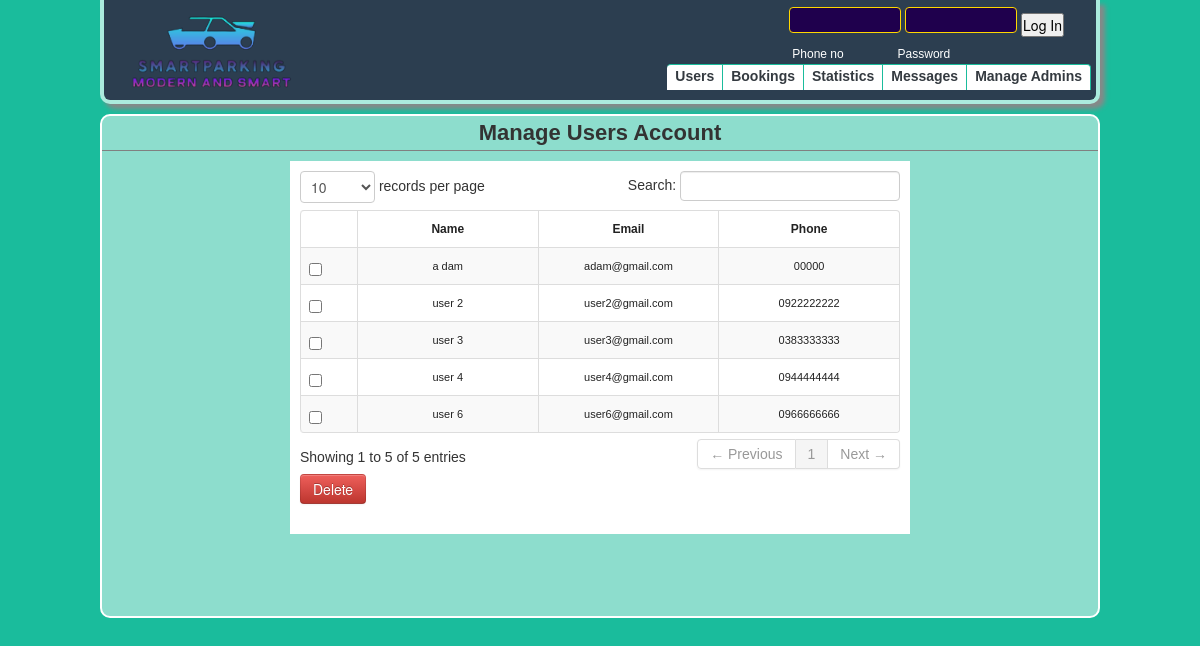
The page /0/index.php on the database its author committed.
### tables this page shows
CREATE TABLE `users` (
  `username` text NOT NULL DEFAULT ' ',
  `email` text NOT NULL,
  `phone` text NOT NULL,
  `name` text NOT NULL,
  `password` text NOT NULL,
  `id` int(11) NOT NULL,
  `access` int(11) NOT NULL DEFAULT 2
);

### 0/index.php (the view, shortened to what this page needs)
<!DOCTYPE html>
<html xmlns="http://www.w3.org/1999/xhtml">
<head>
    <?php
			include('../inc/adminhead.php');
	?>
</head>
<body>
    <section id="container">
        <?php
			include('../inc/adminheader.php');
			include('../inc/connect.php');
	?>
        <section id="content">
            <div>
                <p class="phead">Manage Users Account</p>
                <div style="width:600px;background:white;padding:10px;margin:auto;">
                    <form method="post" action="delete.php">
                        <table cellpadding="0" cellspacing="0" border="0" class="table table-striped table-bordered"
                            id="example">
                            <thead>
                                <tr>
                                    <th style="width:20px;"></th>
                                    <th style="width:100px;text-align:center;">Name</th>
                                    <th style="width:100px;text-align:center;">Email</th>
                                    <th style="width:100px;text-align:center;">Phone</th>
                                </tr>
                            </thead>
                            <tbody>
                                <?php
							$query=mysqli_query($connect, "select * from users where access='2'")or die(mysqli_error($connect));
							while($row=mysqli_fetch_array($query)){
							$id=$row['id'];
							?>
                                <tr>
                                    <td>
                                        <input name="selector[]" type="checkbox" value="<?php echo $id; ?>">
                                    </td>
                                    <td style="text-align:center;"><?php echo $row['name'] ?></td>
                                    <td style="text-align:center;"><?php echo $row['email'] ?></td>
                                    <td style="text-align:center;"><?php echo $row['phone'] ?></td>
                                </tr>
                                <?php } ?>
                            </tbody>
                        </table>
                        <input type="submit" class="btn btn-danger" value="Delete" name="delete">
                    </form>
                </div>
            </div>
        </section>
    </section>
</body>
</html>

### inc/adminhead.php (shortened to what this page needs)
<link href="../css/bootstrap.css" rel="stylesheet" type="text/css" media="screen">
<link rel="stylesheet" type="text/css" href="../css/DT_bootstrap.css">
<link rel="stylesheet" href="../styles/adminstyles.css" type="text/css">
<link rel="stylesheet" href="../styles/adminpager.css" type="text/css">

### inc/adminheader.php (shortened to what this page needs)
<header>
    <div id="logo">
        <img src="../src/logoSP-rs.png" style="position:absolute; top: 0; width: 190px;" />
    </div>
    <?php
		if(isset($_SESSION['phone']))
		{
		?>
    <div class="logged-in">
        <div>Admin: <?php echo $_SESSION['phone'];  ?> </div>
        <div><a href="profile.php">My Profile</a></div>
        <div><a href="../proc/logout.php">Sign Out</a></div>
    </div>
    <?php if ($_SESSION['access']==0)  {  ?>
    <button class="create_account"> Add New Admin </button>
    <?php } ?>
    <?php
		}
		else
		{
		?>
    <section class="log-form">
        <form class="log-in" action="../proc/login.php" method="POST">
            <input type="text" name="phone" value="" />
            <input type="password" name="password" value="" />
            <input type="Submit" name="Submit" value="Log In" />
            <br />
            <p>Phone no</p>
            <p>Password</p>
        </form>
    </section>
    <?php
		}
		?>
    <nav>
        <ul>
            <li class="hor"><a href="index.php">Users</a></li>
            <li class="hor dropdown"><a href="bookings.php">Bookings</a>
            </li>
            <li class="hor dropdown"><a href="statistics.php">Statistics</a>
            <li class="hor dropdown"><a href="messages.php">Messages</a>
            </li>
            <?php if ($_SESSION['access']==0)  {  ?>
            <li class="hor dropdown"><a href="manage.php">Manage Admins</a>
                <?php  } ?>
        </ul>
    </nav>
</header>

### styles/adminstyles.css (style rules this page uses)
* { margin: 0; padding: 0; font-family: Verdana, Arial, Helvetica, sans-serif; font-size: 14px; }
body { background-color: #1abc9c; }
#container { width: 1000px; margin: auto; }
header { background-color: #2c3e50; height: 100px; border: solid 4px rgb(171, 235, 221); border-top: none; border-bottom-right-radius: 10px; border-bottom-left-radius: 10px; box-shadow: 5px 5px 5px #888888; opacity: 1; }
.log-form { position: absolute; width: 480px; margin-left: 480px; }
.log-in { float: right; margin-top: 7px; }
.log-in input[type="text"], .log-in input[type="password"] { width: 100px; background: #1f004d; border: solid 1px gold; border-radius: 4px; color: gold; padding: 2px; font-size: 10px; padding-left: 5px; padding-right: 5px; }
.log-in p { display: inline-block; color: white; font-size: 12px; padding-right: 47px; padding-left: 3px; }
#logo { color: white; float: left; font-size: 32px; font-weight: bold; padding: 10px; line-height: 49px; }
#content { margin-top: 10px; border-radius: 10px; min-height: 500px; border: solid 2px white; background: rgba(255, 255, 255, 0.5); z-index: 1; }
nav { float: right; margin-top: 64px; margin-right: 5px; }
nav ul .hor { list-style: none; float: left; background-color: gray; background-color: white; height: 25px; border-top: solid 1px #1abc9c; border-right: solid 1px #1abc9c; line-height: 22px; }
nav ul .hor a { text-decoration: none; color: #343a40; font-size: 14px; padding-left: 8px; padding-right: 8px; font-weight: bold; }
nav ul .hor:first-child { border-top-left-radius: 4px; }
nav ul .hor:last-child { border-top-right-radius: 4px; }
.dropdown { position: relative; display: inline-block; }
ul li a { text-decoration: none; color: black; }
.phead { font-size: 22px; font-weight: bold; text-align: center; text-indent: 0; padding: 7px; border-bottom: solid 1px gray; }

### styles/adminpager.css (style rules this page uses)
table { border-collapse: separate; border-spacing: 0; color: #666666; text-shadow: 0 1px 0 #ffffff; border: 1px solid #cccccc; margin: 0 auto; font-family: arial; margin-top: 2px; width: 580px; }
table thead tr th { background: none repeat scroll 0 0 #eeeeee; color: #222222; padding: 5px 7px; text-align: left; border-top: 0 none; font-size: 12px; }
table tbody tr td { font-size: 11px; text-align: center; padding: 10px 14px; border-top: 1px solid #dddddd; color: #222; }
table tbody tr:nth-child(even) { background: rgba(255, 255, 255, 0.5); }
table tbody tr td:nth-child(4) { width: 83px; text-align: center; padding: 0; line-height: 36px; }
table tbody tr td:last-child { width: 43px; text-align: right; }

### rows shown on the page
users: name "a dam", email "adam@gmail.com", phone "00000"
users: name "user 2", email "user2@gmail.com", phone "0922222222"
users: name "user 3", email "user3@gmail.com", phone "0383333333"
users: name "user 4", email "user4@gmail.com", phone "0944444444"
users: name "user 6", email "user6@gmail.com", phone "0966666666"
